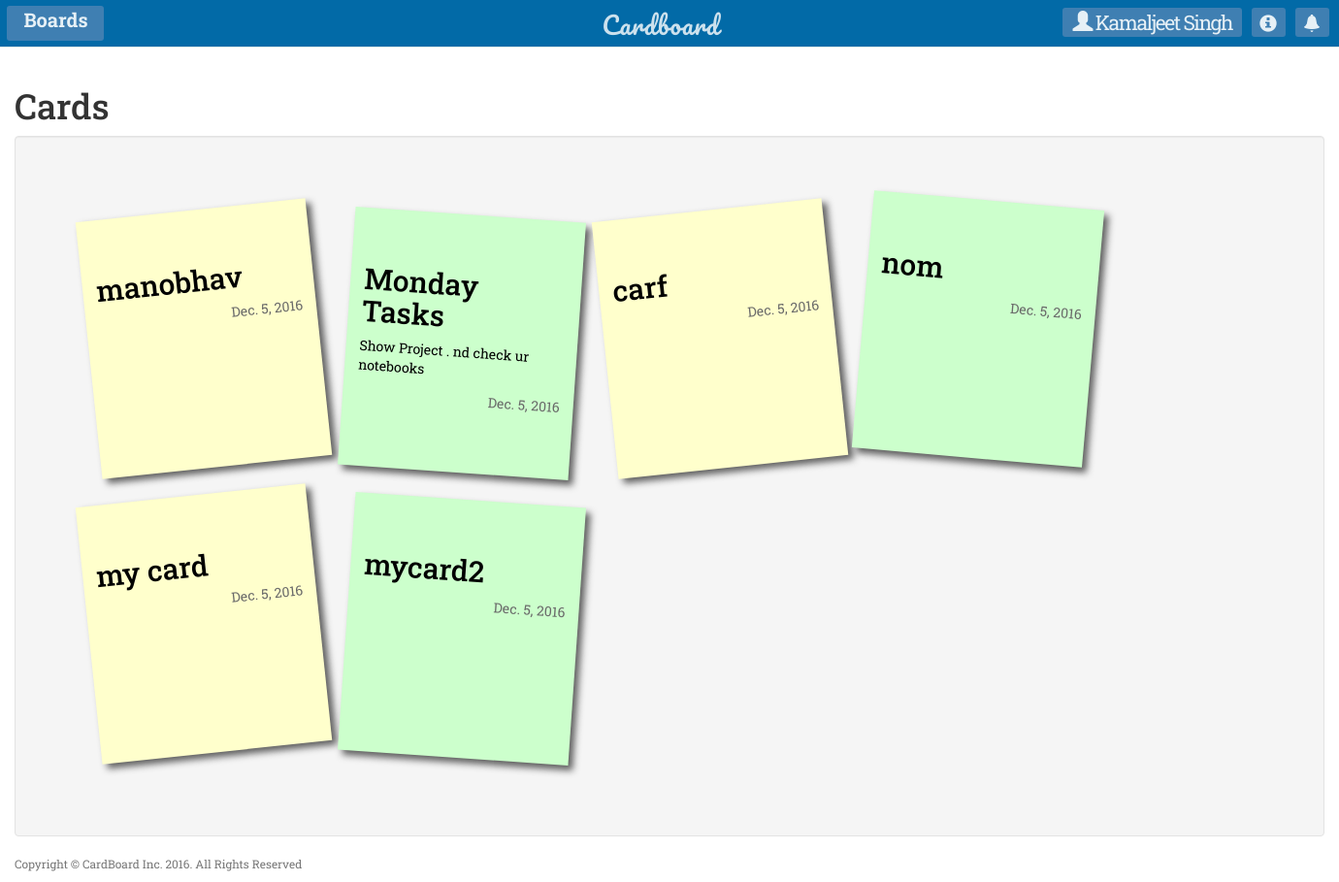
Screenshot of /home/showcard/ (signed in) with the database file from the repository.
### Cards/models.py (models this page shows, shortened)
class Data(models.Model):
    type = models.IntegerField()
    data = models.CharField(max_length=1000)
    checklist = models.ManyToManyField(ChecklistItems, related_name='checklist')
    user_name = models.CharField(max_length=1000,default=" ")

class Cards(models.Model):
    database = models.ManyToManyField(Data, related_name='databs')
    card_date = models.DateField(default=datetime.now())
    key = models.CharField(max_length=50)
    change = models.IntegerField(default=0)

### Cards/views.py (the view)
def Show_cards(request):
    if request.user.is_authenticated():
        current_user = Usersinfo.objects.get(no=request.user.pk)
        cards = current_user.cards.all().order_by('-card_date')
        return render(request, 'Cards/show_cards.html', {'cards': cards})
    else:
        return redirect('Home:login')

### Cards/models.py (called while the page is built)
    def __str__(self):
        return str(self.title)

### Cards/Templates/Cards/show_cards.html (shortened to what this page needs)
{% extends 'Cards/base.html' %}
{% block body %}
{% load staticfiles %}
    {% include 'Cards/navigation.html' %}
    <link rel="stylesheet" type="text/css" href="{% static 'Cards/cards.css' %}">
    <link rel="stylesheet" type="text/css" href="{% static 'Cards/sticky.css' %}">
<div class="container-fluid">
<h1>Cards</h1>
<div class="well" id="well_id">
<ul class="cards_display">
    {% for x in cards %}
        <li>
            <a href="#popUpWindow{{ x.pk }}" name="check_user" data-toggle="modal" style="text-decoration: none;">
            <div id="sum{{ x.pk }}" style="margin-top: 20%;">
            {% for y in x.database.all %}
                {% if y.type == 0 %}
                    <h2>{{ y.data }}</h2>
                {% elif y.type == 6 %}
                    <p>{{ y.data }}</p>
                {% endif %}
                {% endfor %}
            <p style="text-align: right; color: dimgray;">{{ x.card_date }}</p>
            </div>
        </a>
        </li>
    {% endfor %}
</ul>
</div>
</div>
    <footer style="position:absolute; margin-bottom: 0; ">
        <div class="container">
            <div class="row">
                <div class="col-lg-12">
                    <p class="copyright text-muted small">Copyright &copy; CardBoard Inc. 2016. All Rights Reserved</p>
                </div>
            </div>
        </div>
    </footer>
{% endblock %}

### Cards/Templates/Cards/navigation.html (shortened to what this page needs)
{% load staticfiles %}
<link rel="stylesheet" type="text/css" href="{% static 'Home/navbar.css' %}">
<nav class="navbar navbar-default" id="navi">
    <div class="container-fluid" >
       <div class="navbar-header">
            <a class="navbar-brand" style="color: white" href="{% url 'cards:CardsProjects_All' %}">Cardboard</a>
        </div>
        <ul class="nav navbar-nav">
            <li>
                <div class="boardshead">
                    <a href="{% url 'boards:boards_add' %}" >Boards</a>
                </div>
            </li>
            <li class="dropdown">
                <div class="userdet">
                <a href="" class="dropdown-toggle" data-toggle="dropdown" style="font-size: 1.5em; letter-spacing: -1.5px;"><span class="glyphicon glyphicon-user" id="123"  style="color: white;font-size: 1em; "></span> {{ request.user.first_name }} {{ request.user.last_name }}</a>
                </div>
            </li>
            <li>
                <div class="info">
                    <a href="#"><span class="glyphicon glyphicon-info-sign" style="color:white"></span></a>
                </div>
            </li>
            <li>
                 <div class="notific">
                    <a href="#"><span class="glyphicon glyphicon-bell" style="color:white"></span></a>
                </div>
            </li>
        </ul>
    </div>
 </nav>

### Home/static/Home/navbar.css (style rules this page uses)
body { font-family: 'Roboto Slab', serif; }
#navi { background: #026aa7; border-radius:0; position: relative; top:-1px; left: -0.56px; width: 100.1%; }
.navbar-brand { position: absolute; left:620px; font-size:25px; opacity: 0.8; font-family: 'Pacifico', cursive; letter-spacing: 1px; }
.boardshead { position: relative; background-color:steelblue; text-align: center; border-radius: 3px; width:100px; height:36px; top:6px; left:-8px; opacity:0.9; }
.boardshead a { color:white; text-decoration: none; font-size:20px; font-weight:700; }
.userdet { position: relative; left:980px; background-color:steelblue; border-radius: 3px; opacity: 0.9; top:8px; }
.userdet a { color:white; font-size:23px; padding: 10px; text-decoration: none; }
.info { position: relative; left:990px; background-color:steelblue; border-radius: 3px; opacity: 0.9; top:8px; height:30px; width: 35px; }
.info a { text-decoration: none; position: relative; top:5px; left:8px; font-size:18px; }
.notific { position: relative; left:1000px; background-color:steelblue; border-radius: 3px; opacity: 0.9; top:8px; height:30px; width:35px; }
.notific a { text-decoration: none; position: relative; top:5px; left:8px; font-size:18px; }

### Cards/static/Cards/sticky.css (style rules this page uses)
ul,li { list-style:none; }
.cards_display { overflow: hidden; padding:3em; }
.cards_display li a { text-decoration:none; color:#000; background:#ffc; display:block; height:19em; width:17em; padding:1em; -moz-box-shadow:5px 5px 7px rgba(33,33,33,1); -webkit-box-shadow: 5px 5px 7px rgba(33,33,33,.7); box-shadow: 5px 5px 7px rgba(33,33,33,.7); -moz-transition:-moz-transform .15s linear; -o-transition:-o-transform .15s linear; -webkit-transition:-webkit-transform .15s linear; }
.cards_display li { margin:1em; float:left; }
.cards_display li a { -webkit-transform: rotate(-6deg); -o-transform: rotate(-6deg); -moz-transform:rotate(-6deg); }
.cards_display li:nth-child(even) a { -o-transform:rotate(4deg); -webkit-transform:rotate(4deg); -moz-transform:rotate(4deg); position:relative; top:5px; background:#cfc; }
.cards_display li:nth-child(5n) a { -o-transform:rotate(5deg); -webkit-transform:rotate(5deg); -moz-transform:rotate(5deg); position:relative; top:-10px; }

### rows the page displays
Cards: card_date "Dec. 5, 2016"
Data: data "manobhav"
Cards: card_date "Dec. 5, 2016"
Data: data "Monday Tasks"
Data: data "Show Project . nd check ur notebooks"
Cards: card_date "Dec. 5, 2016"
Data: data "carf"
Cards: card_date "Dec. 5, 2016"
Data: data "nom"
Cards: card_date "Dec. 5, 2016"
Data: data "my card"
Cards: card_date "Dec. 5, 2016"
Data: data "mycard2"

### other values shown
{{ request.user.first_name }} "Kamaljeet"
{{ request.user.last_name }} "Singh"
